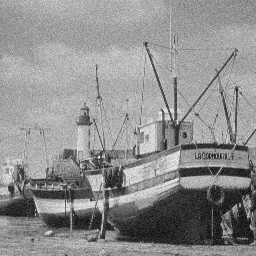
%> input picture Practical 2/boatnois.jpg, 256 x 256 px
$ octave Task2.m   (GNU Octave 9; MATLAB toolbox functions it lacks are replaced by stand-ins)
%> lines starting %> are read from the running program, lines starting %| are printed output that depends on the picture
%> further down, boat is the input picture: size 256x256 uint8; min 0, max 255, mean 142.6
### Practical 2/edgeDetection.m
function [Edges, Ihor, Iver] = edgeDetection(Iin, B1, B2)
%> called with B1 = [-1 0 1; -1 0 1; -1 0 1], B2 = [-1 -1 -1; 0 0 0; 1 1 1]

    Ihor  = filter2(B1, Iin);
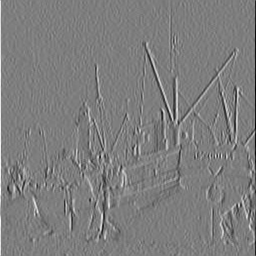
%> Ihor: size 256x256 double; min -579, max 591, mean -0.2; drawn with min black and max white
    Iver  = filter2(B2, Iin);
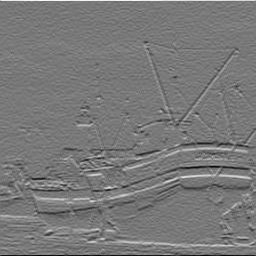
%> Iver: size 256x256 double; min -526, max 581, mean -0.2; drawn with min black and max white
    Edges = sqrt((Ihor).^2 + (Iver).^2);
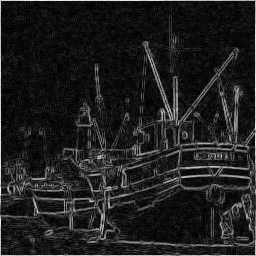
%> Edges: size 256x256 double; min 0, max 591.7, mean 73; drawn with min black and max white

end

### Practical 2/Task2.m
boat = imread("boatnois.jpg");

t = 1;
B1 = zeros(3) + [-t 0 t];
B2 = B1';

[Edges, Ihor, Iver] = edgeDetection(boat, B1, B2);

subplot(1,2,1), imshow(boat);
subplot(1,2,2), imshow(uint8(Edges));
%> after `imshow(uint8(Edges))`:
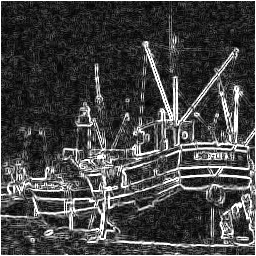
%> displayed picture: size 256x256, on the screen's scale of 0 to 255; min 0, max 255, mean 67.8
